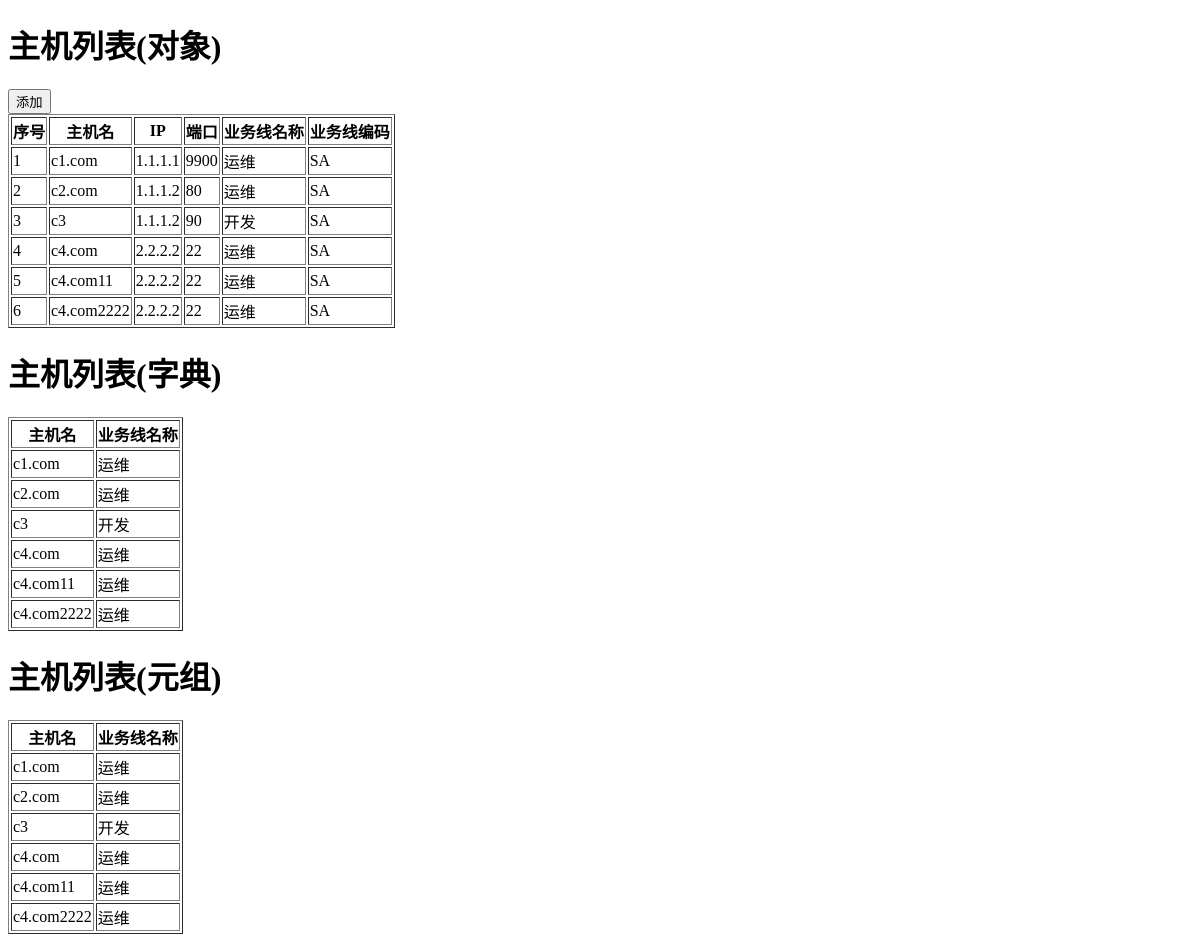
The page /host/ on the database its author committed.
### app01/models.py (models this page shows)
class Host(models.Model):
    nid = models.AutoField(primary_key=True)
    hostname = models.CharField(max_length=32,db_index=True)
    ip = models.GenericIPAddressField(db_index=True)    #IPAddressField 也是字符串，不过可以帮忙验证下ip地址
    port = models.IntegerField()
    b = models.ForeignKey(to='Business', to_field='id',on_delete=models.CASCADE)

class Business(models.Model):
    caption =  models.CharField(max_length=32)
    code = models.CharField(max_length=32,null=True,default="SA")

### app01/views.py (the view, shortened to what this page needs)
# urls.py: path('host/', views.host),
def host(request):
    if request.method == "GET":
        v1 = models.Host.objects.filter(nid__gt=0)
        v2 = models.Host.objects.filter(nid__gt=0).values('nid','hostname','b_id','b__caption')
        v3 = models.Host.objects.filter(nid__gt=0).values_list('nid','hostname','b_id','b__caption')
        b_list = models.Business.objects.all()
        return render(request,'host.html',{'v1':v1,'v2':v2,'v3':v3,'b_list':b_list})

### templates/host.html (shortened to what this page needs)
<!DOCTYPE html>
<html lang="en">
<head>
</head>
<body>
    <h1>主机列表(对象)</h1>
    <div>
        <input id="add_host" type="button" value="添加">
    </div>
    <table border="1">
        <thead>
            <tr>
                <th>序号</th>
                <th>主机名</th>
                <th>IP</th>
                <th>端口</th>
                <th>业务线名称</th>
                <th>业务线编码</th>
            </tr>
        </thead>
        <tbody>
            {% for row in v1 %}
                <tr host-id="{{ row.nid }}" bid="{{ row.b_id }}">
                    <td>{{ forloop.counter }}</td>
                    <td>{{ row.hostname }}</td>
                    <td>{{ row.ip }}</td>
                    <td>{{ row.port }}</td>
                    <td>{{ row.b.caption }}</td>
                    <td>{{ row.b.code }}</td>
                </tr>
            {% endfor %}
        </tbody>
    </table>
    <h1>主机列表(字典)</h1>
    <table border="1">
        <thead>
            <tr>
                <th>主机名</th>
                <th>业务线名称</th>
            </tr>
        </thead>
        <tbody>
            {% for row in v2 %}
                <tr host-id="{{ row.nid }}" bid="{{ row.b_id }}">
                    <td>{{ row.hostname }}</td>
                    <td>{{ row.b__caption }}</td>
                </tr>
            {% endfor %}
        </tbody>
    </table>
    <h1>主机列表(元组)</h1>
    <table border="1">
        <thead>
            <tr>
                <th>主机名</th>
                <th>业务线名称</th>
            </tr>
        </thead>
        <tbody>
            {% for row in v3 %}
                <tr host-id="{{ row.0 }}" bid="{{ row.2 }}">
                    <td>{{ row.1 }}</td>
                    <td>{{ row.3 }}</td>
                </tr>
            {% endfor %}
        </tbody>
    </table>
</body>
</html>

### rows shown on the page
Host: hostname "c1.com", ip "1.1.1.1", port "9900", b.caption "运维", b.code "SA", b__caption "运维", row "运维"
Host: hostname "c2.com", ip "1.1.1.2", port "80", b.caption "运维", b.code "SA", b__caption "运维", row "运维"
Host: hostname "c3", ip "1.1.1.2", port "90", b.caption "开发", b.code "SA", b__caption "开发", row "开发"
Host: hostname "c4.com", ip "2.2.2.2", port "22", b.caption "运维", b.code "SA", b__caption "运维", row "运维"
Host: hostname "c4.com11", ip "2.2.2.2", port "22", b.caption "运维", b.code "SA", b__caption "运维", row "运维"
Host: hostname "c4.com2222", ip "2.2.2.2", port "22", b.caption "运维", b.code "SA", b__caption "运维", row "运维"
